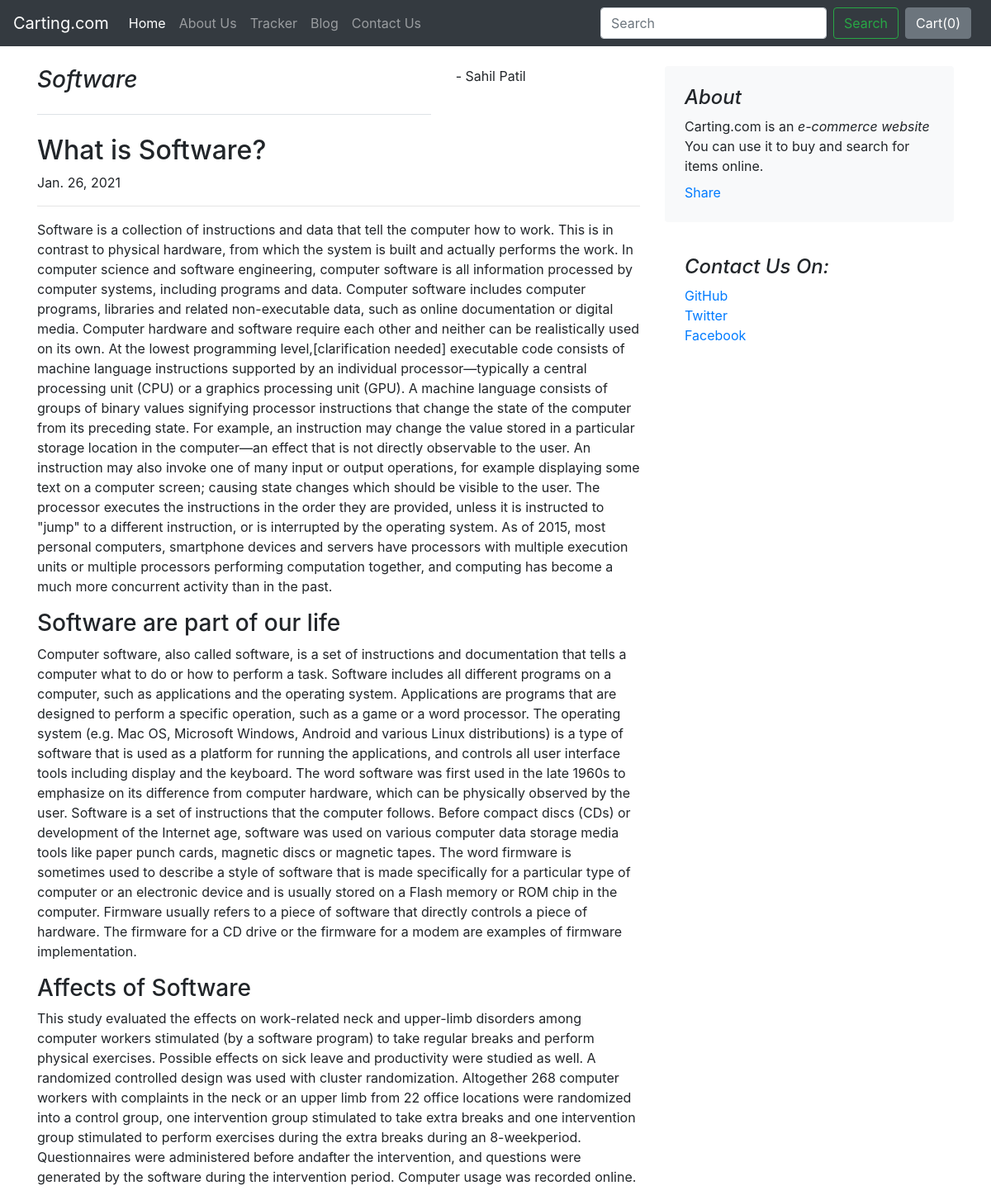
The app's page /blog/blogpost/3 with its own data.
### blog/models.py (models this page shows)
class Blogpost(models.Model):
    post_id = models.AutoField(primary_key= True)
    title = models.CharField(max_length=50)
    pub_name = models.CharField(max_length=50,default="")
    head0 = models.CharField(max_length=500, default="")
    chead0 = models.CharField(max_length=5000, default="")
    head1 = models.CharField(max_length=500, default="")
    chead1 = models.CharField(max_length=5000, default="")
    head2 = models.CharField(max_length=500, default="")
    chead2 = models.CharField(max_length=5000, default="")
    pub_date = models.DateField()
    thumbnail = models.ImageField(upload_to='shop/images',default="")
    def __str__(self):
        return self.title

### blog/views.py (the view)
# urls.py: path("blogpost/<int:id>",views.blogpost,name="blogPost"),
def blogpost(request,id):
    post = Blogpost.objects.filter(post_id = id)[0]
    print(post)
    return render(request,'blog/blogpost.html',{'post':post})

### blog/templates/blog/blogpost.html (shortened to what this page needs)
{% extends 'blog/basic.html' %}
{% block body %}
<div class="container mt-4">
    <div class="row">
        <div class="col-md-8 blog-main">
            <div class="row">
                <div class="col-md-8">
                    <h3 class="pb-4 mb-4 font-italic border-bottom">
                        {{post.title}}
                    </h3>
                </div>
                <div class="col-md-4">
                    <p>- {{post.pub_name}} </p>
                </div>
            </div>
            <div class="blog-post">
                <h2 class="blog-post-title">{{post.head0}}</h2>
                <p class="blog-post-meta">{{post.pub_date}} <a href="#"></a></p>
                <hr>
                <p>{{post.chead0}} </p>
                <h3>{{post.head1}}</h3>
                <p>{{post.chead1}} </p>
                <h3>{{post.head2}}</h3>
                <p>{{post.chead2}} </p>
            </div>
        </div>
        <aside class="col-md-4 blog-sidebar">
            <div class="p-4 mb-3 bg-light rounded">
                <h4 class="font-italic">About</h4>
                <p class="mb-0">Carting.com is an <em>e-commerce website </em> You can use it to buy and search for items online.</p>
                <div class="fb-share-button mt-2" data-href="http://127.0.0.1:8000/blog/blogpost/{{post.post_id}}" data-layout="button_count" data-size="large"><a target="_blank" href="https://www.facebook.com/sharer/sharer.php?u=http%3A%2F%2F127.0.0.1%3A8000%2Fblog%2Fblogpost%2F3&amp;src=sdkpreparse" class="fb-xfbml-parse-ignore">Share</a></div>
            </div>
            <div class="p-4">
                <h4 class="font-italic">Contact Us On:</h4>
                <ol class="list-unstyled">
                <li><a href="#">GitHub</a></li>
                <li><a href="#">Twitter</a></li>
                <li><a href="#">Facebook</a></li>
                </ol>
            </div>
        </aside>
    </div>
</div>
{% endblock %}

### records on screen
Blogpost: title "Software", pub_name "Sahil Patil", head0 "What is Software?", pub_date "Jan. 26, 2021", chead0 "Software is a collection of instructions and data that tell the computer how to work. This is in contrast to physical hardware, from which the system is built and actually performs the work. In computer science and software engineering, computer software is all information processed by computer systems, including programs and data. Computer software includes computer programs, libraries and related non-executable data, such as online documentation or digital media. Computer hardware and software require each other and neither can be realistically used on its own. At the lowest programming level,[clarification needed] executable code consists of machine language instructions supported by an…", head1 "Software are part of our life", chead1 "Computer software, also called software, is a set of instructions and documentation that tells a computer what to do or how to perform a task. Software includes all different programs on a computer, such as applications and the operating system. Applications are programs that are designed to perform a specific operation, such as a game or a word processor. The operating system (e.g. Mac OS, Microsoft Windows, Android and various Linux distributions) is a type of software that is used as a platform for running the applications, and controls all user interface tools including display and the keyboard. The word software was first used in the late 1960s to emphasize on its difference from…", head2 "Affects of Software", chead2 "This study evaluated the effects on work-related neck and upper-limb disorders among computer workers stimulated (by a software program) to take regular breaks and perform physical exercises. Possible effects on sick leave and productivity were studied as well. A randomized controlled design was used with cluster randomization. Altogether 268 computer workers with complaints in the neck or an upper limb from 22 office locations were randomized into a control group, one intervention group stimulated to take extra breaks and one intervention group stimulated to perform exercises during the extra breaks during an 8-weekperiod. Questionnaires were administered before andafter the intervention,…"
